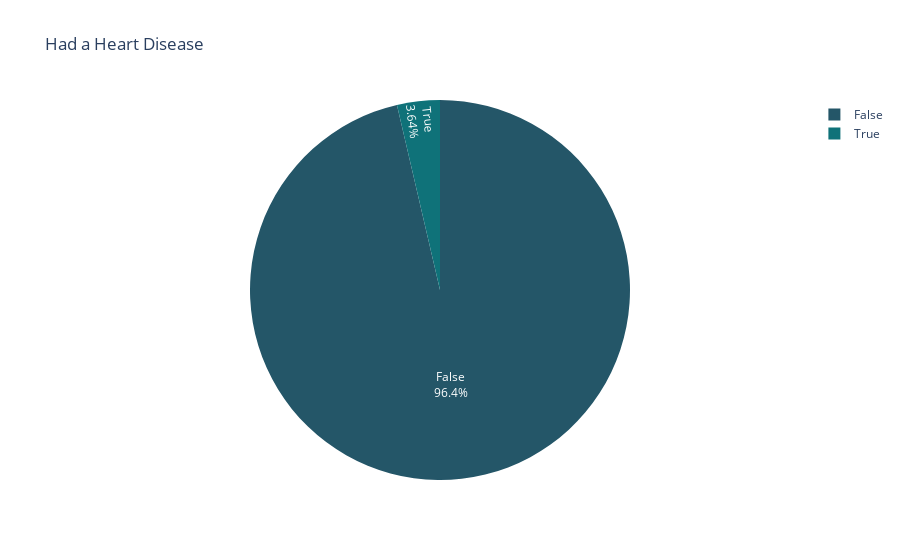

This figure's notebook cell:
### Code cell
fig = px.pie(names = ['False', 'True'], values=h_disease.values(), title='Had a Heart Disease', color_discrete_sequence=px.colors.sequential.Aggrnyl)
fig.update_traces(textposition='inside', textinfo='percent+label')

### Figure 1 — Plotly figure (JSON) as saved in the notebook; plotly's stock layout.template omitted (floating-point values rounded to 4 significant figures)
{"data": [{"domain": {"x": [0, 1], "y": [0, 1]}, "hovertemplate": "label=%{label}<br>value=%{value}<extra></extra>", "labels": ["False", "True"], "legendgroup": "", "name": "", "showlegend": true, "textinfo": "percent+label", "textposition": "inside", "type": "pie", "values": [4105, 155]}], "layout": {"legend": {"tracegroupgap": 0}, "piecolorway": ["rgb(36, 86, 104)", "rgb(15, 114, 121)", "rgb(13, 143, 129)", "rgb(57, 171, 126)", "rgb(110, 197, 116)", "rgb(169, 220, 103)", "rgb(237, 239, 93)"], "title": {"text": "Had a Heart Disease"}}}
